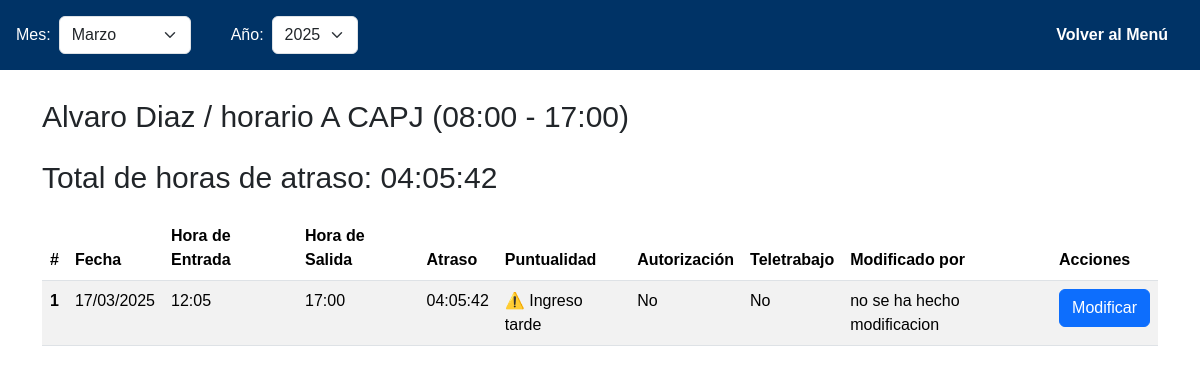
The page /templates/vista/adm_tribunal/ver_detalle.php?rut=1 (signed in) on the database as committed earlier.
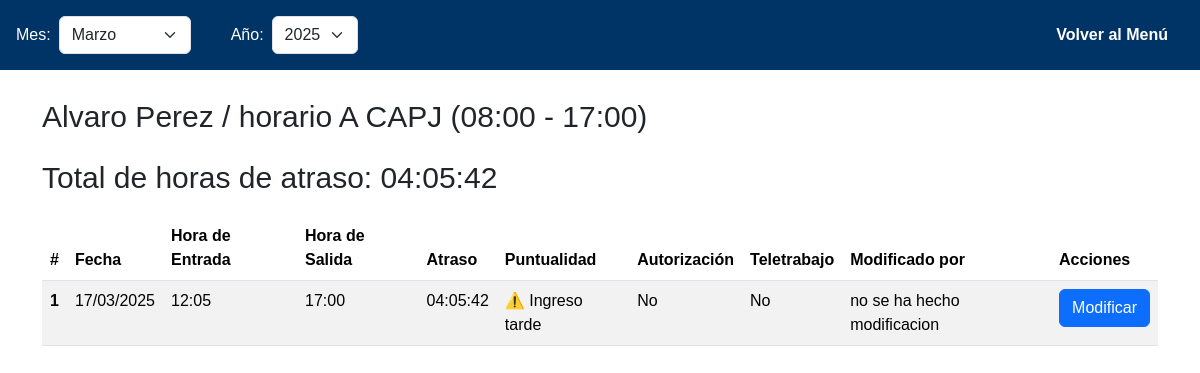
The same page on the database as committed later.
### tables this page shows
CREATE TABLE `usuario` (
  `RUT` int(11) NOT NULL,
  `DV` varchar(1) NOT NULL,
  `nombre_completo` varchar(80) NOT NULL,
  `correo` varchar(60) NOT NULL,
  `cargo` varchar(30) DEFAULT NULL,
  `estado` tinyint(1) NOT NULL COMMENT 'Campo booleano: 0=FALSE, 1=TRUE',
  `contraseña` varchar(80) NOT NULL,
  `creado_por` int(11) DEFAULT NULL,
  `id_tribunal` int(11) NOT NULL,
  `id_rol` int(11) NOT NULL,
  `id_horario` int(11) NOT NULL
);

CREATE TABLE `horarios` (
  `id_horario` int(11) NOT NULL,
  `nombre_horario` varchar(50) NOT NULL,
  `hora_inicio` time NOT NULL,
  `hora_termino` time NOT NULL,
  `hora_inicio_u` time DEFAULT NULL,
  `hora_termino_u` time DEFAULT NULL
);

### templates/controlador/detalle_datos.php (called while the page is built, shortened)
<?php
include_once __DIR__ . '/../modelo/conexion_bd.php';
$rut = $_GET['rut'];
$sql_anios = "SELECT YEAR(dia) as anio FROM dias_usuario WHERE RUT = ? GROUP BY YEAR(dia) ORDER BY anio DESC";
$stmt_anios = $conn->prepare($sql_anios);
$stmt_anios->bind_param("i", $rut);
$stmt_anios->execute();
$result_anios = $stmt_anios->get_result();
$anios = [];
while ($row = $result_anios->fetch_assoc()) {
  $anios[] = $row['anio'];
}
$mes_seleccionado  = isset($_GET['mes']) ? $_GET['mes'] : date('m');
$anio_seleccionado = isset($_GET['anio']) ? $_GET['anio'] : (count($anios) > 0 ? max($anios) : date('Y'));
$sql_usuario = "SELECT nombre_completo, usuario.*, horarios.nombre_horario, horarios.hora_inicio, horarios.hora_termino
                FROM usuario
                JOIN horarios ON usuario.id_horario = horarios.id_horario
                WHERE usuario.rut = ?";
$stmt = $conn->prepare($sql_usuario);
$stmt->bind_param("i", $rut);
$stmt->execute();
$usuario = $stmt->get_result()->fetch_assoc();
$sql_dias = "SELECT * FROM dias_usuario
             WHERE RUT = ?
             AND MONTH(dia) = ?
             AND YEAR(dia) = ?
             ORDER BY dia DESC";
$stmt = $conn->prepare($sql_dias);
$stmt->bind_param("iii", $rut, $mes_seleccionado, $anio_seleccionado);
$stmt->execute();
$dias = $stmt->get_result();
$sql_total_atraso = "SELECT SEC_TO_TIME(SUM(TIME_TO_SEC(tiempo_excedido))) AS total_atraso
                     FROM dias_usuario
                     WHERE RUT = ?
                     AND MONTH(dia) = ?
                     AND YEAR(dia) = ?";
$stmt_total_atraso = $conn->prepare($sql_total_atraso);
$stmt_total_atraso->bind_param("iii", $rut, $mes_seleccionado, $anio_seleccionado);
$stmt_total_atraso->execute();
$total_atraso_result = $stmt_total_atraso->get_result()->fetch_assoc();
$total_atraso = $total_atraso_result['total_atraso'] ?? '00:00:00';
?>

### templates/vista/adm_tribunal/ver_detalle.php (the view, shortened to what the changed rows need)
<?php
include '../../modelo/conexion_bd.php';
include '../../controlador/detalle_datos.php';
?>
<!DOCTYPE html>
<html lang="en">
<head>
  <link href="https://cdn.jsdelivr.net/npm/bootstrap@5.3.3/dist/css/bootstrap.min.css" rel="stylesheet">
  <link rel="stylesheet" href="../../modelo/estilos.css">
</head>
<body>
  <div class="container my-4">
    <p id="text_horario">
      <?= $usuario['nombre_completo'] ?> /
      <?= $usuario['nombre_horario'] ?>
      (<?= date('H:i', strtotime($usuario['hora_inicio'])) ?> -
       <?= date('H:i', strtotime($usuario['hora_termino'])) ?>)
    </p>
    <p id="text_horario">Total de horas de atraso: <?= $total_atraso ?></p>
    <table class="table table-striped">
      <thead>
        <tr>
          <th scope="col">#</th>
          <th scope="col">Fecha</th>
          <th scope="col">Hora de Entrada</th>
          <th scope="col">Hora de Salida</th>
          <th scope="col">Atraso</th>
          <th scope="col">Puntualidad</th>
          <th scope="col">Autorización</th>
          <th scope="col">Teletrabajo</th>
          <th scope="col">Modificado por</th>
          <th scope="col">Acciones</th>
        </tr>
      </thead>
      <tbody>
        <?php
        $contador = 1;
        if ($dias->num_rows > 0) {
          while ($dia = $dias->fetch_assoc()) {
            $fila_style    = $dia['auth'] == 1 ? 'style="background-color: rgba(144, 238, 144, 0.5) !important;"' : '';
            ?>
            <tr <?= $fila_style ?>>
              <th scope="row"><?= $contador ?></th>
            </tr>
            <?php
            $contador++;
          }
        } else {
          echo "<tr><td colspan='10' class='text-center'>No hay registros para este período</td></tr>";
        }
        ?>
      </tbody>
    </table>
  </div>
</body>
</html>

Rows that differ between the two databases and show on the page:
changed usuario "horario A CAPJ": nombre_completo "Alvaro Diaz" → "Alvaro Perez"
